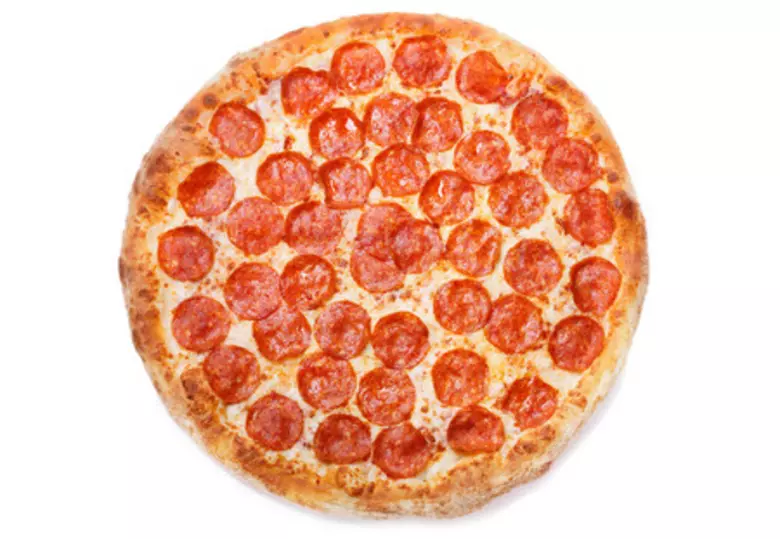
#> input picture assesment_CV/food.jpg, 780 x 539 px
$ jupyter execute B_2.ipynb
#> lines starting #> are read from the running program, lines starting #| are printed output that depends on the picture
[cell 1]
import cv2
import sys

[cell 2]
image_path = "food.jpg"

[cell 3]
image = cv2.imread(image_path)
#> image is the input picture: shape (539, 780, 3); mean B, G, R 170.3, 192.7, 240.6

[cell 4]
if image is None:
    print("Error: Image not found. Please check the file path.")
    sys.exit()

[cell 5]
#resized

resized = cv2.resize(image , (256,256) , interpolation=cv2.INTER_AREA)
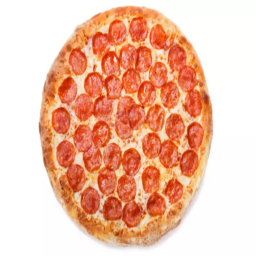
#> resized: shape (256, 256, 3); mean B, G, R 170.3, 192.7, 240.6

[cell 6]
#split B ,G , R
B, G, R = cv2.split(resized)
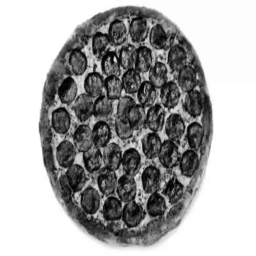
#> B: shape (256, 256); min 0, max 255, mean 170.3
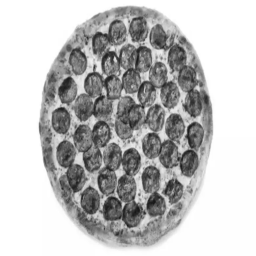
#> G: shape (256, 256); min 23, max 255, mean 192.7
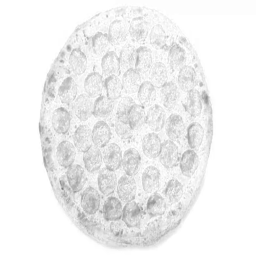
#> R: shape (256, 256); min 123, max 255, mean 240.6

[cell 7]
b_avg = round(B.mean(), 2)
#> b_avg = 170.3
g_avg = round(G.mean(), 2)
#> g_avg = 192.7
r_avg = round(R.mean(), 2)
#> r_avg = 240.6

print("Average Blue Intensity:", b_avg)
#| Average Blue Intensity: 170.31
print("Average Green Intensity:", g_avg)
#| Average Green Intensity: 192.71
print("Average Red Intensity:", r_avg)
#| Average Red Intensity: 240.57
